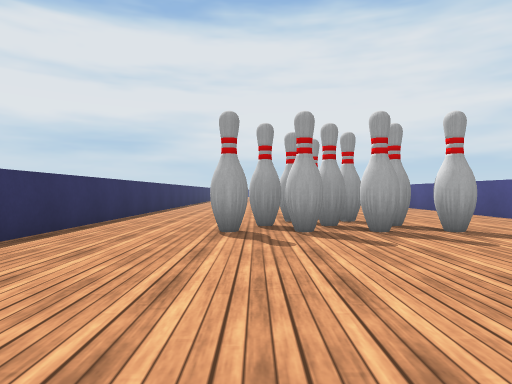
view 1 (above)

16 first-person views from a walk through a 3-D level made in the Unity game engine. The camera is 0.68 m above the floor, looks level and sees 75° across. The floor is counted in squares, 1 m on a side. Each view is taken from the middle of a square. On the plan, view 1 faces up. The plan holds only what a view shows up to about 10 squares ahead; the rest is blank. The place goes on beyond the plan. Surface patterns are stand-ins for the level's own textures.

view 2
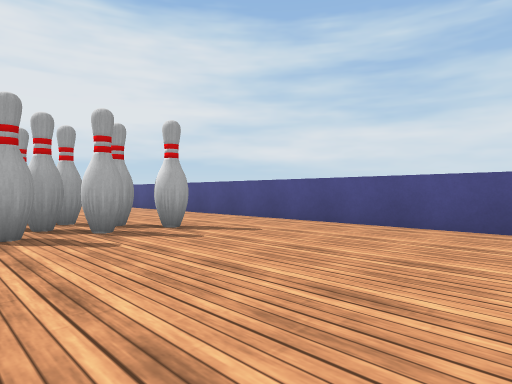

view 3
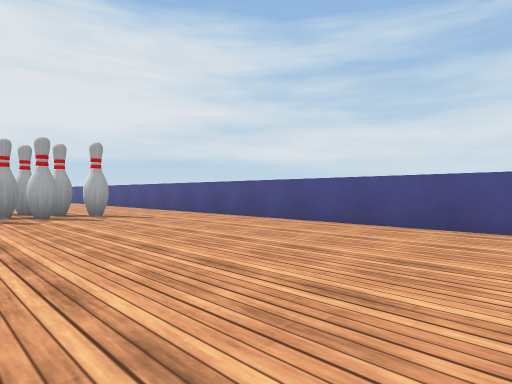

view 4
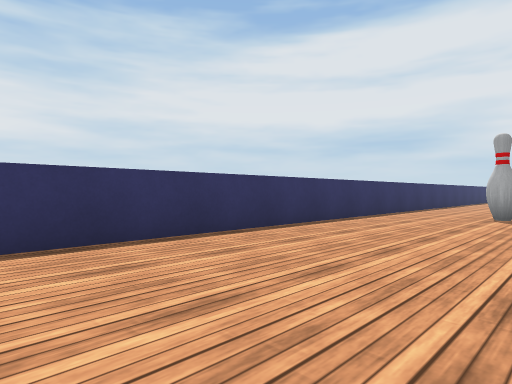

view 5
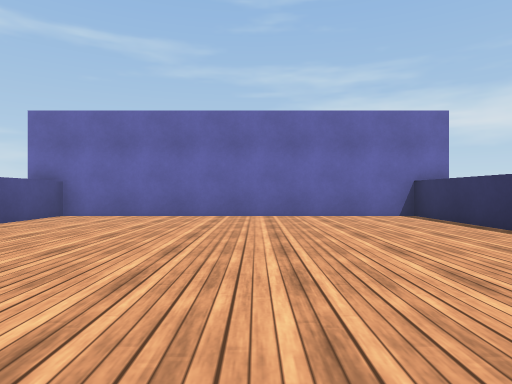

view 6
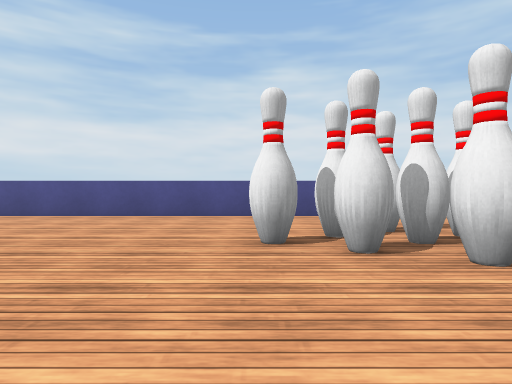

view 7
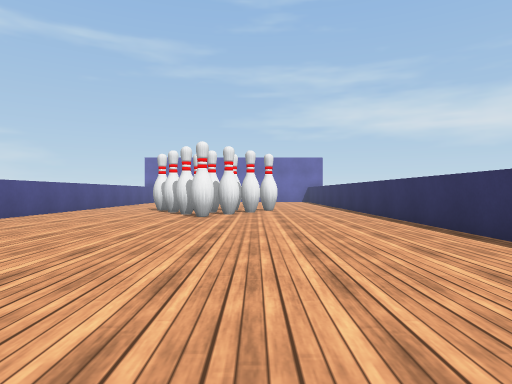

view 8
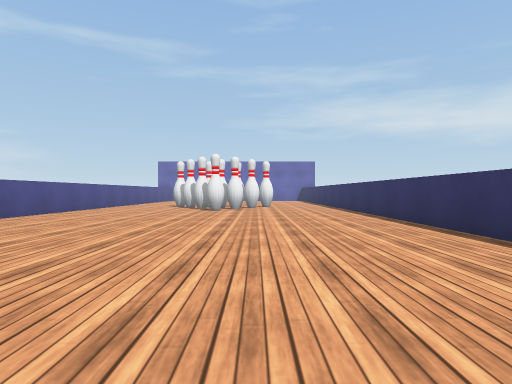

view 9
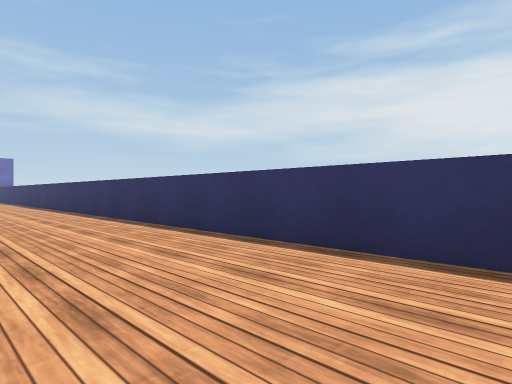

view 10
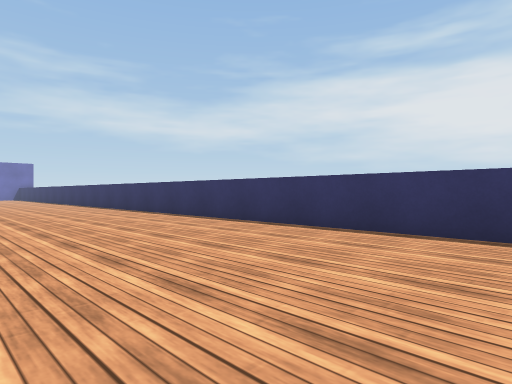

view 11
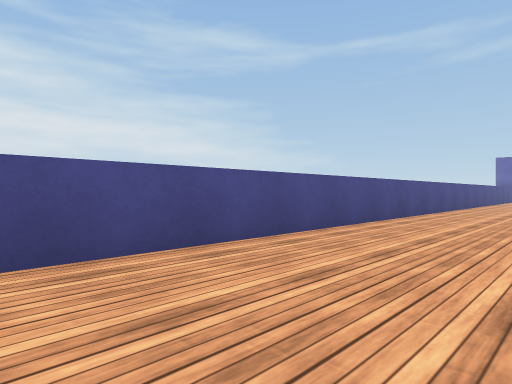

view 12
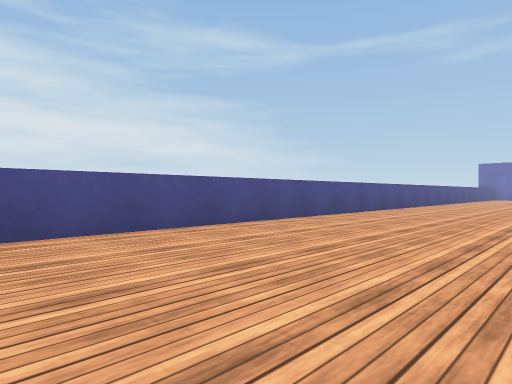

view 13
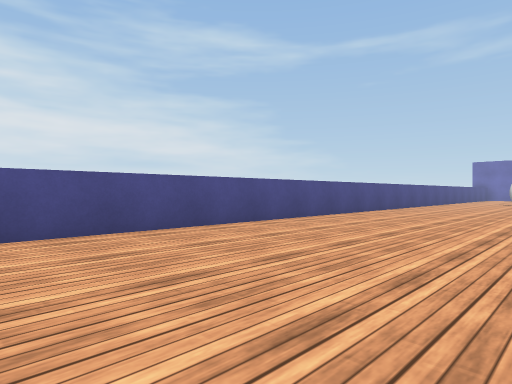

view 14
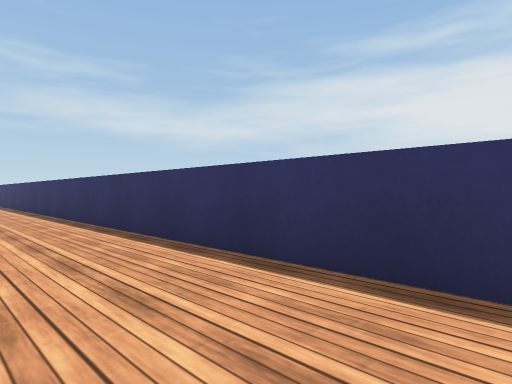

view 15
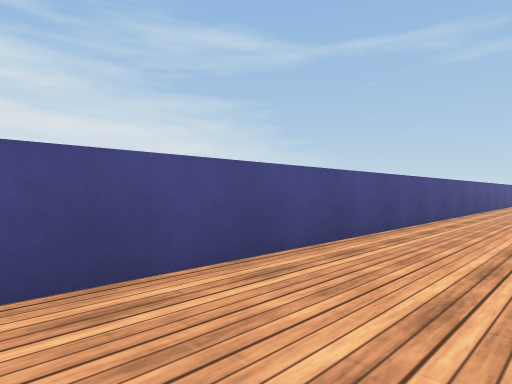

view 16
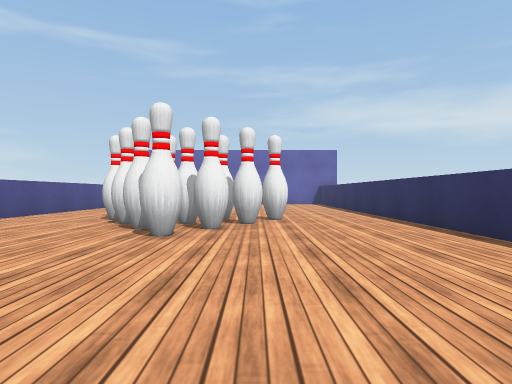

### Floor plan
Key: @ floor where view 1 was taken; # wall or solid block; . floor.
Columns run from 4 left of view 1 to 7 right of it. Each row starts with its distance up from view 1.
 28 #..........#
 27 #..........#
 26 #..........#
 25 #..........#
 24 #..........#
 23 #..........#
 22 #..........#
 21 #..........#
 20 #..........#
 19 #..........#
 18 #..........#
 17 #..........#
 16 #..........#
 15 #..........#
 14 #..........#
 13 #..........#
 12 #..........#
 11 #..........#
 10 #..........#
  9 #.....#....#
  8 #....##....#
  7 #...####...#
  6 #...####...#
  5 #..........#
  4 #..........#
  3 #..........#
  2 #..........#
  1 #..........#
  0 #...@......#
 -1 #..........#
 -2 #..........#
 -3 #..........#
 -4 #..........#
 -5 ############

Where each view was taken, in squares from view 1:
view 1: 0 up, 0 right, facing up
view 2: 0 up, 0 right, facing up-right
view 3: 4 down, 0 right, facing up-right
view 4: 4 down, 1 right, facing up-left
view 5: 5 up, 1 right, facing down
view 6: 9 up, 3 left, facing right
view 7: 18 up, 0 right, facing down
view 8: 21 up, 0 right, facing down
view 9: 24 up, 0 right, facing down-left
view 10: 28 up, 2 right, facing down-left
view 11: 23 up, 3 right, facing down-right
view 12: 28 up, 1 right, facing down-right
view 13: 26 up, 1 right, facing down-right
view 14: 28 up, 1 left, facing down-left
view 15: 28 up, 4 right, facing down-right
view 16: 14 up, 0 right, facing down
